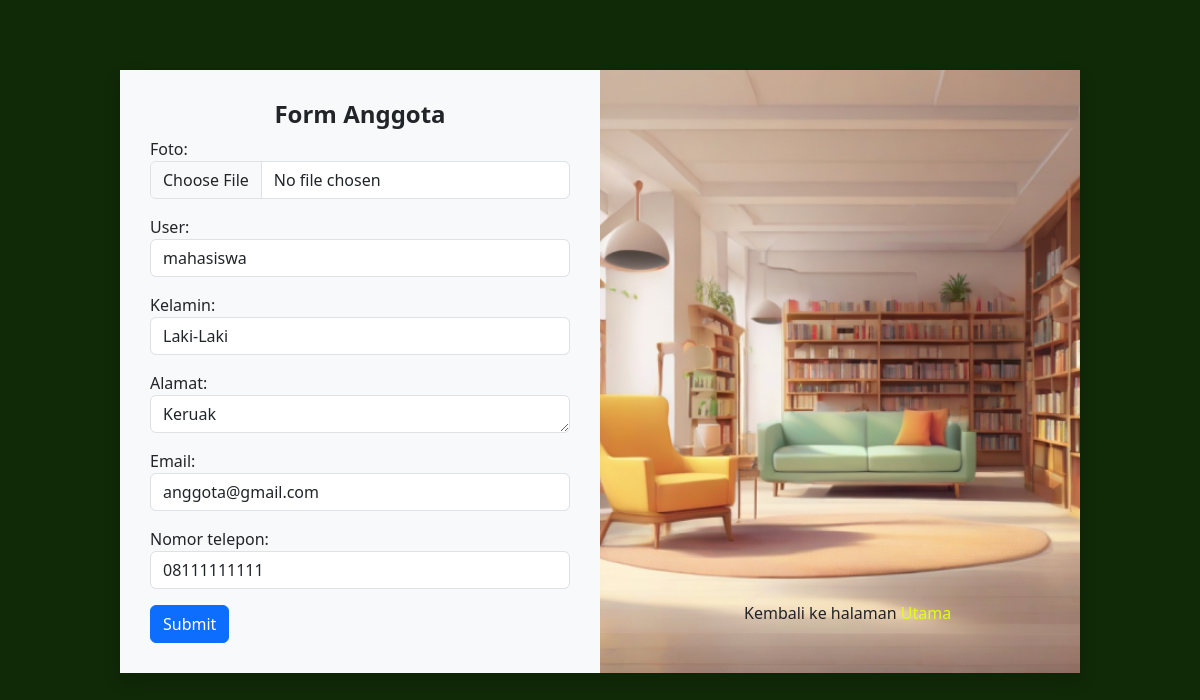
The app's page /anggota/update/1/ (signed in), older data.
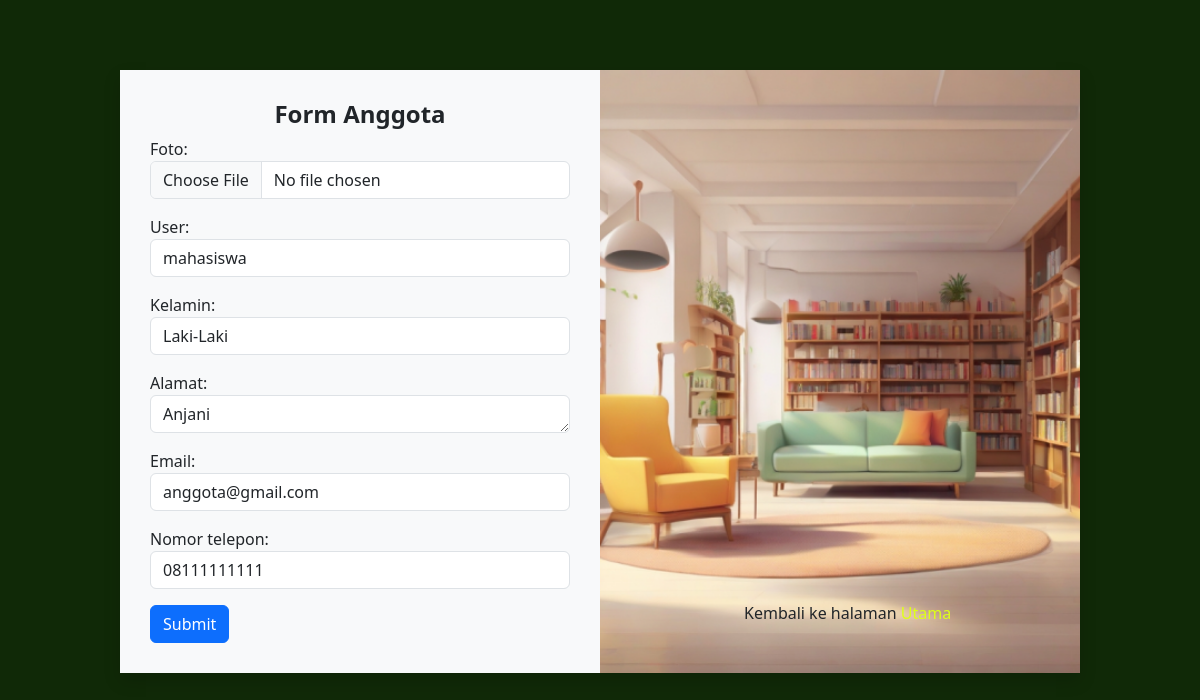
The same page, newer data.
### app_perpus/models.py (models this page shows, shortened)
class Anggota(models.Model):
    foto = models.ImageField(upload_to='img', default=False)
    user = models.OneToOneField(User, on_delete=models.CASCADE, related_name='anggota')
    KELAMIN_CHOICES = [
        ('Laki-Laki', 'Laki-Laki'),
        ('Perempuan', 'Perempuan'),
    ]
    kelamin = models.CharField(max_length=10, choices=KELAMIN_CHOICES)
    alamat = models.CharField(max_length=200)
    email = models.CharField(max_length=20, default='anggota@gmail.com')
    nomor_telepon = models.CharField(max_length=20)
    created_at = models.DateTimeField(auto_now_add=True)

### app_perpus/views.py (the view)
# urls.py: path('anggota/update/<int:anggota_id>/', views.update_anggota, name='update_anggota'),
@login_required
def update_anggota(request, anggota_id):
    anggota = get_object_or_404(Anggota, id=anggota_id)
    if request.method == 'POST':
        form = AnggotaForm(request.POST, request.FILES, instance=anggota)
        if form.is_valid():
            form.save()
            return redirect('list_anggota')
    else:
        form = AnggotaForm(instance=anggota)
    return render(request, 'anggota_add.html', {'form': form, 'anggota': anggota})

### app_perpus/forms.py (shortened to what this page needs)
class AnggotaForm(forms.ModelForm):
    class Meta:
        model = Anggota
        fields = "__all__"
        widgets = {
            'foto': forms.FileInput(attrs={'class': 'form-control'}),
            'user': forms.Select(attrs={'class': 'form-control'}),
            'kelamin': forms.Select(attrs={'class': 'form-control'}),
            'alamat': forms.Textarea(attrs={'class': 'form-control','style':'height: 20px;'}),
            'email': forms.TextInput(attrs={'class': 'form-control'}),
            'nomor_telepon': forms.TextInput(attrs={'class': 'form-control'}),
        }

### templates/anggota_add.html (shortened to what this page needs)
{% load static %}
<!doctype html>
<html lang="en">
  <head>
    <link href="https://cdn.jsdelivr.net/npm/bootstrap@5.3.2/dist/css/bootstrap.min.css" rel="stylesheet">
  </head>
  <body style="background-color:  #102907;">
    <div class="container shadow bg-body-tertiary" style=" width: 80%; margin: 70px auto;">
        <div class="row" >
            <div class="col-6" style="padding:30px;">
                <h4 class="text-center fw-bold">Form Anggota</h4>
                <form id="anggotaForm" method="post" enctype="multipart/form-data">
                    {{ form.as_p }}
                    <button type="submit" class="btn btn-primary">Submit</button>
                </form>
            </div>
            <div class="col-6" style="padding: 0; position: relative;">
                <h6 style="position: absolute; bottom: 0; right: 20px; left: 30%; margin-bottom: 50px;">Kembali ke halaman <a href="{% url 'list_anggota' %}" style="text-decoration: none; color: rgb(221, 255, 25);">Utama</a></h6>
              <img src="{% static 'img/bg2.png' %}" style="width: 100%; height: 100%; object-fit: cover;">
            </div>
          </div>
    </div>
  </body>
</html>

Row changes from the older to the newer data that the page shows:
changed Anggota "mahasiswa": alamat "Keruak" → "Anjani"
